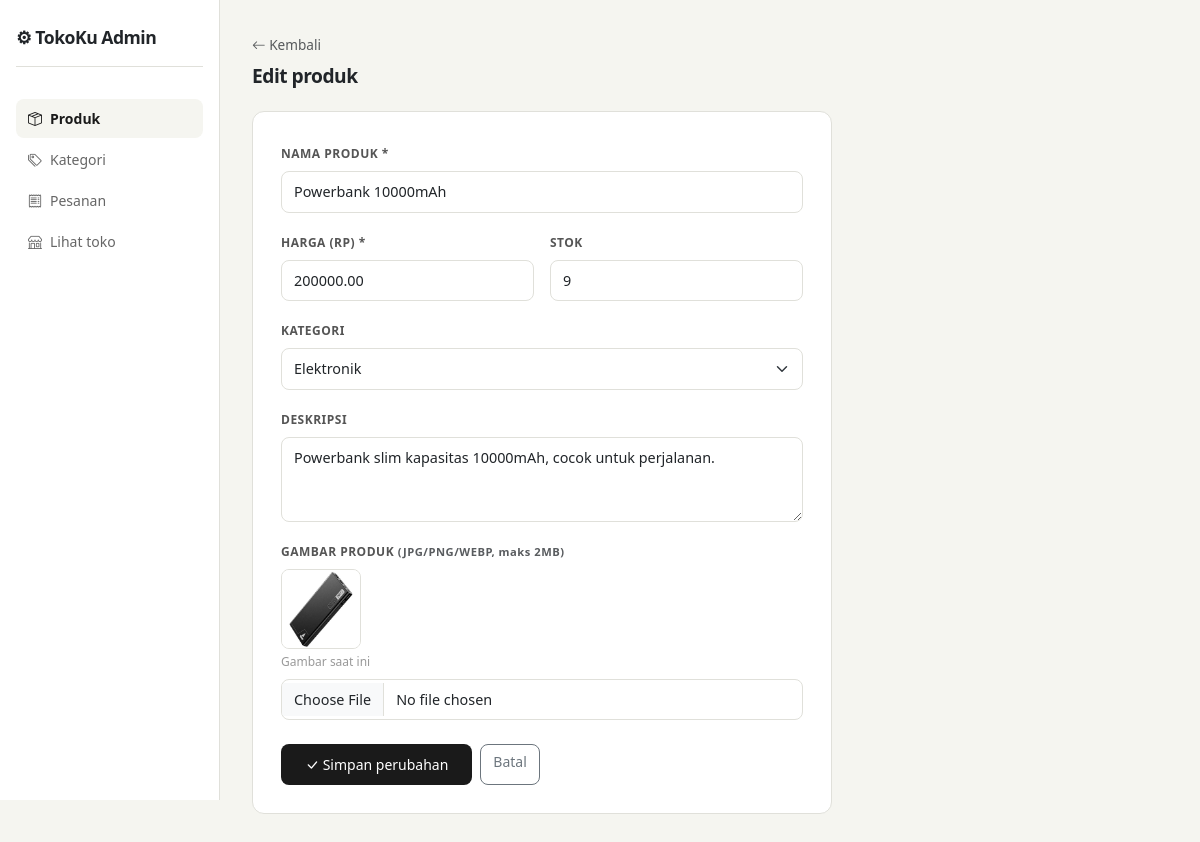
Screenshot of /admin/produk_form.php?id=2 (signed in) with the database file from the repository.
### tables this page shows
CREATE TABLE `products` (
  `id` int(11) NOT NULL,
  `category_id` int(11) DEFAULT NULL,
  `nama` varchar(150) NOT NULL,
  `harga` decimal(10,2) NOT NULL,
  `stok` int(11) DEFAULT 0,
  `gambar` varchar(255) DEFAULT NULL,
  `deskripsi` text DEFAULT NULL,
  `created_at` datetime DEFAULT current_timestamp()
);

CREATE TABLE `categories` (
  `id` int(11) NOT NULL,
  `nama` varchar(100) NOT NULL,
  `created_at` datetime DEFAULT current_timestamp()
);

### admin/produk_form.php (the view, shortened to what this page needs)
<?php
require_once '../includes/db.php';
$id = isset($_GET['id']) ? (int)$_GET['id'] : 0;
$produk = null;
if ($id) {
    $stmt = $pdo->prepare("SELECT * FROM products WHERE id = ?");
    $stmt->execute([$id]);
    $produk = $stmt->fetch();
}
$categories = $pdo->query("SELECT * FROM categories ORDER BY nama")->fetchAll();
?>
<!DOCTYPE html>
<html lang="id">
<head>
    <link href="https://cdn.jsdelivr.net/npm/bootstrap@5.3.0/dist/css/bootstrap.min.css" rel="stylesheet">
    <link href="https://cdn.jsdelivr.net/npm/bootstrap-icons@1.11.0/font/bootstrap-icons.css" rel="stylesheet">
</head>
<body>
<div class="sidebar">
    <div class="sidebar-logo">⚙ TokoKu Admin</div>
    <nav>
        <ul class="nav flex-column">
            <li class="nav-item"><a href="index.php" class="active"><i class="bi bi-box-seam"></i> Produk</a></li>
            <li class="nav-item"><a href="kategori.php"><i class="bi bi-tags"></i> Kategori</a></li>
            <li class="nav-item"><a href="pesanan.php"><i class="bi bi-receipt"></i> Pesanan</a></li>
            <li class="nav-item"><a href="../index.php" target="_blank"><i class="bi bi-shop"></i> Lihat toko</a></li>
        </ul>
    </nav>
</div>
<div class="main">
    <div class="mb-4">
        <a href="index.php" class="text-muted text-decoration-none" style="font-size:.85rem">
            <i class="bi bi-arrow-left"></i> Kembali
        </a>
        <h1 style="font-size:1.2rem;font-weight:700;letter-spacing:-.5px;margin-top:.5rem">
            <?= $id ? 'Edit produk' : 'Tambah produk' ?>
        </h1>
    </div>
    <div class="form-card">
        <form method="POST" enctype="multipart/form-data">
            <div class="mb-3">
                <label class="form-label">Nama produk *</label>
                <input type="text" name="nama" class="form-control"
                       value="<?= htmlspecialchars($_POST['nama'] ?? $produk['nama'] ?? '') ?>" required>
            </div>
            <div class="row g-3 mb-3">
                <div class="col-6">
                    <label class="form-label">Harga (Rp) *</label>
                    <input type="number" name="harga" class="form-control" min="0" step="500"
                           value="<?= htmlspecialchars($_POST['harga'] ?? $produk['harga'] ?? '') ?>" required>
                </div>
                <div class="col-6">
                    <label class="form-label">Stok</label>
                    <input type="number" name="stok" class="form-control" min="0"
                           value="<?= htmlspecialchars($_POST['stok'] ?? $produk['stok'] ?? 0) ?>">
                </div>
            </div>
            <div class="mb-3">
                <label class="form-label">Kategori</label>
                <select name="category_id" class="form-select">
                    <?php foreach ($categories as $cat): ?>
                        <option value="<?= $cat['id'] ?>"
                            <?= (($_POST['category_id'] ?? $produk['category_id'] ?? '') == $cat['id']) ? 'selected' : '' ?>>
                            <?= htmlspecialchars($cat['nama']) ?>
                        </option>
                    <?php endforeach; ?>
                </select>
            </div>
            <div class="mb-3">
                <label class="form-label">Deskripsi</label>
                <textarea name="deskripsi" class="form-control" rows="3"><?= htmlspecialchars($_POST['deskripsi'] ?? $produk['deskripsi'] ?? '') ?></textarea>
            </div>
            <div class="mb-4">
                <label class="form-label">Gambar produk <span class="text-muted" style="font-size:.7rem;text-transform:none">(JPG/PNG/WEBP, maks 2MB)</span></label>
                <?php if (!empty($produk['gambar']) && file_exists('../uploads/products/' . $produk['gambar'])): ?>
                    <div class="mb-2">
                        <img src="../uploads/products/<?= htmlspecialchars($produk['gambar']) ?>" class="img-preview" alt="">
                        <div style="font-size:.75rem;color:#999;margin-top:4px">Gambar saat ini</div>
                    </div>
                <?php endif; ?>
                <input type="file" name="gambar" class="form-control" accept="image/*" id="gambarInput">
            </div>
            <div class="d-flex gap-2">
                <button type="submit" class="btn-save">
                    <i class="bi bi-check-lg"></i> <?= $id ? 'Simpan perubahan' : 'Tambah produk' ?>
                </button>
                <a href="index.php" class="btn btn-outline-secondary" style="border-radius:8px;font-size:.875rem">Batal</a>
            </div>
        </form>
    </div>
</div>
</body>
</html>

### admin/produk_form.php (style rules this page uses)
:root { --primary: #1a1a1a; --soft: #f5f5f0; --border: #e0e0da; }
body { background: var(--soft); font-family: 'Segoe UI', sans-serif; }
.sidebar { width: 220px; min-height: 100vh; background: #fff; border-right: 1px solid var(--border); position: fixed; top: 0; left: 0; padding: 1.5rem 1rem; }
.sidebar-logo { font-weight: 800; font-size: 1.1rem; letter-spacing: -.5px; margin-bottom: 2rem; padding-bottom: 1rem; border-bottom: 1px solid var(--border); }
.nav-item a { display: flex; align-items: center; gap: 8px; padding: 9px 12px; border-radius: 8px; color: #666; font-size: .875rem; text-decoration: none; margin-bottom: 2px; }
.nav-item a:hover, .nav-item a.active { background: var(--soft); color: var(--primary); font-weight: 600; }
.main { margin-left: 220px; padding: 2rem; }
.form-card { background: #fff; border: 1px solid var(--border); border-radius: 12px; padding: 1.75rem; max-width: 580px; }
.form-label { font-size: .75rem; font-weight: 600; color: #555; text-transform: uppercase; letter-spacing: .5px; }
.form-control, .form-select { border: 1px solid var(--border); border-radius: 8px; font-size: .9rem; padding: 9px 12px; }
.btn-save { background: var(--primary); color: #fff; border: none; border-radius: 8px; padding: 10px 24px; font-size: .875rem; }
.img-preview { width: 80px; height: 80px; border-radius: 8px; object-fit: cover; border: 1px solid var(--border); }

### rows the page displays
products: nama "Powerbank 10000mAh", harga "200000.00", stok "9", category_id "Elektronik", deskripsi "Powerbank slim kapasitas 10000mAh, cocok untuk perjalanan.", gambar (picture)
